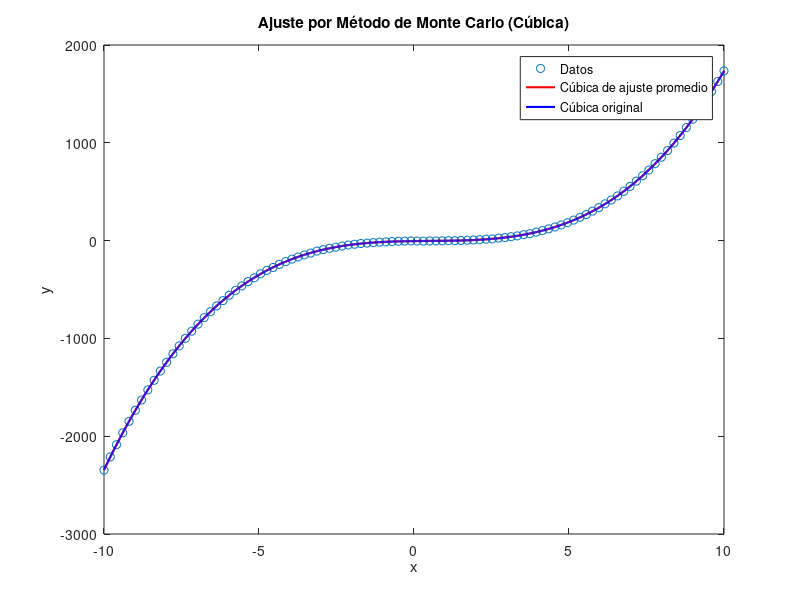

MATLAB code to generate this figure:
clear all
close all
clc

% Número de datos y simulaciones
n = 100; % Número de puntos de datos
simulations = 1000; % Número de simulaciones

% Generar puntos de datos
x = linspace(-10, 10, n); % 5 puntos en el intervalo [-10, 10]
true_a = 2;
true_b = -3;
true_c = 4;
true_d = -5;
y = true_a*x.^3 + true_b*x.^2 + true_c*x + true_d + randn(1, n); % Datos con algo de ruido

% Inicializar arrays para almacenar resultados de las simulaciones
coefficients = zeros(simulations, 4);

for i = 1:simulations
    % Seleccionar un subconjunto aleatorio de datos
    indices = randperm(n); % Permutación aleatoria de índices
    x_subset = x(indices);
    y_subset = y(indices);
    
    % Ajuste de la cúbica y = ax^3 + bx^2 + cx + d
    X = [x_subset.^3; x_subset.^2; x_subset; ones(1, n)]'; % Matriz de diseño
    coeff = (X' * X) \ (X' * y_subset'); % Resolver los coeficientes
    
    % Guardar los coeficientes de la simulación
    coefficients(i, :) = coeff';
end

% Calcular medias y desviaciones estándar de los coeficientes
mean_coeff = mean(coefficients);

% Mostrar la cúbica de ajuste
fprintf('La cúbica de ajuste promedio es y = %.6fx^3 + %.6fx^2 + %.6fx + %.6f\n', mean_coeff(1), mean_coeff(2), mean_coeff(3), mean_coeff(4));

% Graficar los puntos, la cúbica de ajuste y la función original
figure;
plot(x, y, 'o'); % Puntos de datos
hold on;

% Evaluar la cúbica de ajuste sobre x_fit
x_fit = linspace(min(x), max(x), 2000); % Valores de x para una línea suave
y_fit = mean_coeff(1)*x_fit.^3 + mean_coeff(2)*x_fit.^2 + mean_coeff(3)*x_fit + mean_coeff(4); % Cúbica de ajuste

plot(x_fit, y_fit, '-r', 'LineWidth', 1.5); % Cúbica de ajuste promedio

% Ajuste adicional para verificar visualmente
y_orig = true_a*x_fit.^3 + true_b*x_fit.^2 + true_c*x_fit + true_d; % Valores ajustados de y
plot(x_fit, y_orig, '-b', 'LineWidth', 1.5); % Cúbica original

xlabel('x');
ylabel('y');
title('Ajuste por Método de Monte Carlo (Cúbica)');
legend('Datos', 'Cúbica de ajuste promedio', 'Cúbica original');
hold off;
